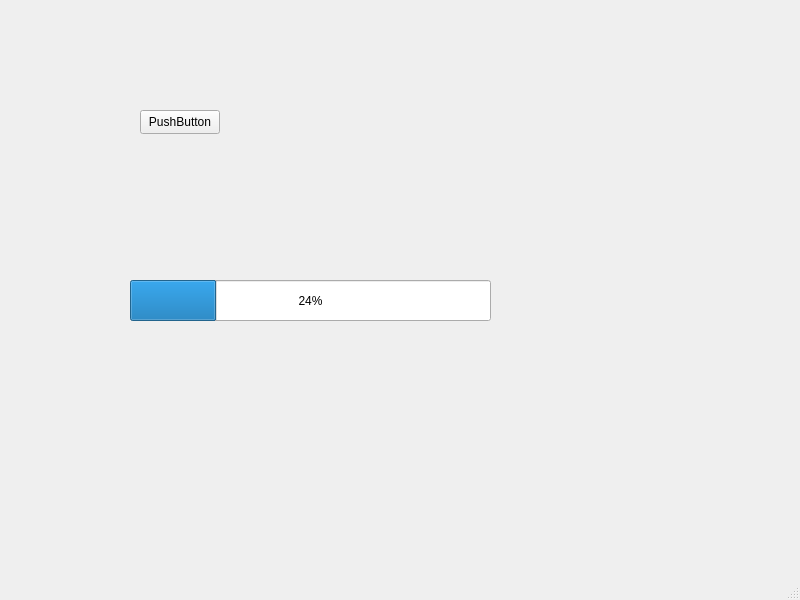
<?xml version="1.0" encoding="UTF-8"?>
<ui version="4.0">
 <class>MainWindow</class>
 <widget class="QMainWindow" name="MainWindow">
  <property name="geometry">
   <rect>
    <x>0</x>
    <y>0</y>
    <width>800</width>
    <height>600</height>
   </rect>
  </property>
  <property name="windowTitle">
   <string>MainWindow</string>
  </property>
  <widget class="QWidget" name="centralwidget">
   <widget class="QProgressBar" name="progressBar">
    <property name="geometry">
     <rect>
      <x>130</x>
      <y>280</y>
      <width>361</width>
      <height>41</height>
     </rect>
    </property>
    <property name="value">
     <number>24</number>
    </property>
   </widget>
   <widget class="QPushButton" name="pushButton">
    <property name="geometry">
     <rect>
      <x>140</x>
      <y>110</y>
      <width>80</width>
      <height>24</height>
     </rect>
    </property>
    <property name="text">
     <string>PushButton</string>
    </property>
   </widget>
  </widget>
  <widget class="QMenuBar" name="menubar">
   <property name="geometry">
    <rect>
     <x>0</x>
     <y>0</y>
     <width>800</width>
     <height>21</height>
    </rect>
   </property>
  </widget>
  <widget class="QStatusBar" name="statusbar"/>
 </widget>
 <resources/>
 <connections/>
</ui>
